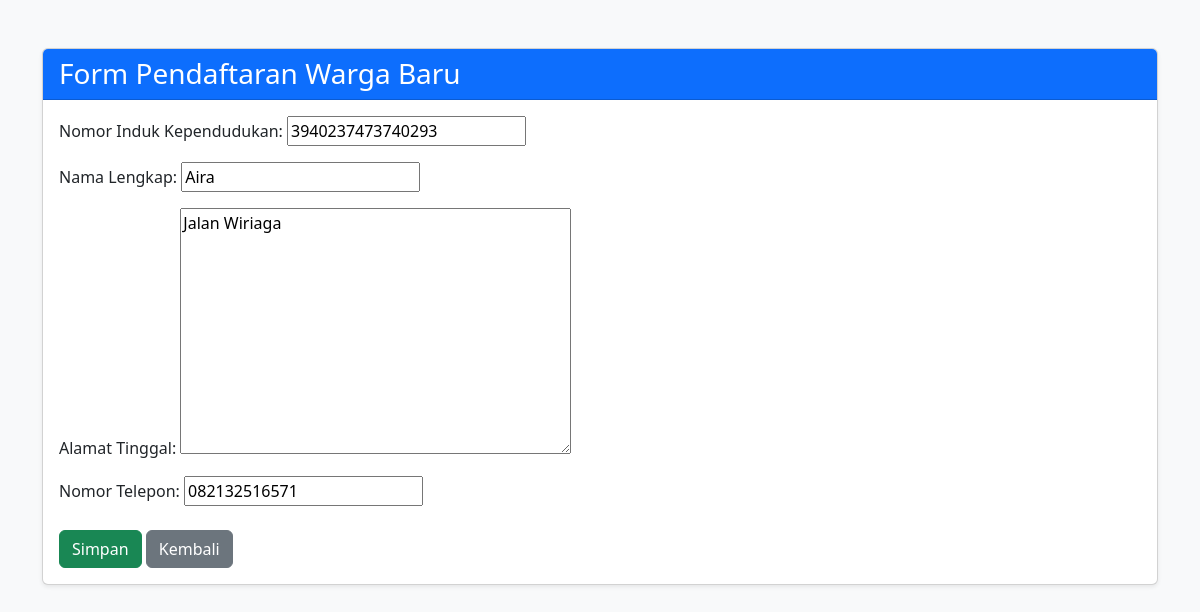
Page /warga/2/edit/ on the committed database.
### warga/models.py (models this page shows, shortened)
class Warga(models.Model):
    nik = models.CharField(max_length=16, unique=True, verbose_name="Nomor Induk Kependudukan")
    nama_lengkap = models.CharField(max_length=100, verbose_name="Nama Lengkap")
    alamat = models.TextField(verbose_name="Alamat Tinggal")
    no_telepon = models.CharField(max_length=15, blank=True, verbose_name="Nomor Telepon")
    tanggal_registrasi = models.DateTimeField(auto_now_add=True)

### warga/views.py (the view)
# urls.py: path('<int:pk>/edit/', WargaUpdateView.as_view(), name='warga-edit'),
class WargaUpdateView(UpdateView):
    model = Warga
    form_class = WargaForm
    template_name = 'warga/warga_form.html' # Kita pakai template yang sama
    success_url = reverse_lazy('warga-list')

### warga/forms.py
class WargaForm(forms.ModelForm):
    class Meta:
        model = Warga
        fields = ['nik', 'nama_lengkap', 'alamat', 'no_telepon']

### warga/templates/warga/warga_form.html (shortened to what this page needs)
<!DOCTYPE html>
<html>
<head>
    <link href="https://cdn.jsdelivr.net/npm/bootstrap@5.3.0/dist/css/bootstrap.min.css" rel="stylesheet">
</head>
<body class="bg-light">
<div class="container mt-5">
    <div class="card shadow-sm">
        <div class="card-header bg-primary text-white">
            <h3 class="mb-0">Form Pendaftaran Warga Baru</h3>
        </div>
        <div class="card-body">
            <form method="post">
                {{ form.as_p }}
                <button type="submit" class="btn btn-success mt-2">Simpan</button>
                <a href="{% url 'warga-list' %}" class="btn btn-secondary mt-2">Kembali</a>
            </form>
        </div>
    </div>
</div>
</body>
</html>

### rows in the picture
Warga: nik "3940237473740293", nama_lengkap "Aira", alamat "Jalan Wiriaga", no_telepon "082132516571"
